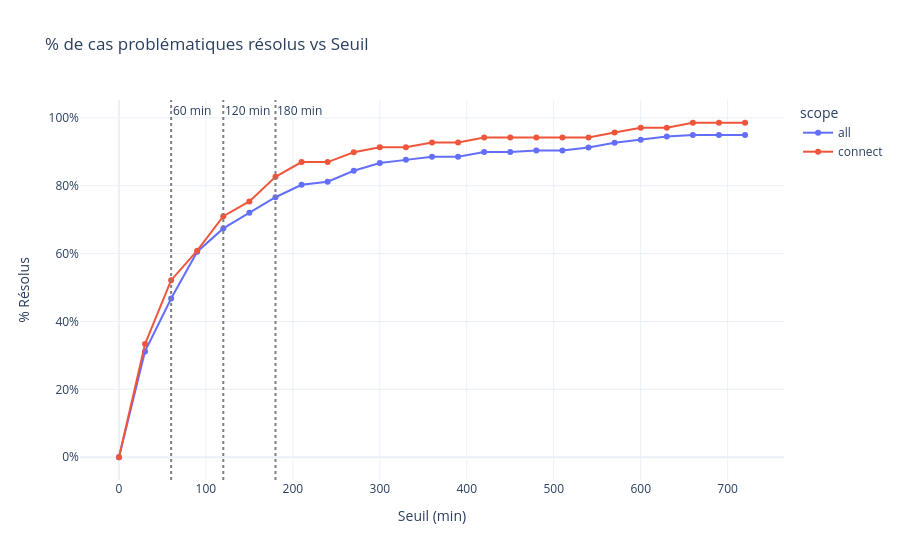

Here is the notebook cell this chart was saved with:
### Code cell
# --- Graphique 5 : Problèmes résolus vs seuil ---
fig5 = px.line(df_sim, x='threshold', y='pct_problems_solved', color='scope', markers=True,
    title='% de cas problématiques résolus vs Seuil',
    labels={'threshold': 'Seuil (min)', 'pct_problems_solved': '% Résolus'},
    color_discrete_map={'all': '#636EFA', 'connect': '#EF553B'})
for t in [60, 120, 180]:
    fig5.add_vline(x=t, line_dash='dot', line_color='grey', annotation_text=str(t)+' min')
fig5.update_layout(template='plotly_white', yaxis_ticksuffix='%')
fig5.show()

### Figure 1 — Plotly figure (JSON) as saved in the notebook; plotly's stock layout.template omitted (floating-point values rounded to 4 significant figures)
{"data": [{"hovertemplate": "scope=all<br>Seuil (min)=%{x}<br>% Résolus=%{y}<extra></extra>", "legendgroup": "all", "line": {"color": "#636EFA", "dash": "solid"}, "marker": {"symbol": "circle"}, "mode": "lines+markers", "name": "all", "orientation": "v", "showlegend": true, "type": "scatter", "x": [0, 30, 60, 90, 120, 150, 180, 210, 240, 270, 300, 330, 360, 390, 420, 450, 480, 510, 540, 570, 600, 630, 660, 690, 720], "xaxis": "x", "y": [0.0, 31.19, 46.79, 60.55, 67.43, 72.02, 76.61, 80.28, 81.19, 84.4, 86.7, 87.61, 88.53, 88.53, 89.91, 89.91, 90.37, 90.37, 91.28, 92.66, 93.58, 94.5, 94.95, 94.95, 94.95], "yaxis": "y"}, {"hovertemplate": "scope=connect<br>Seuil (min)=%{x}<br>% Résolus=%{y}<extra></extra>", "legendgroup": "connect", "line": {"color": "#EF553B", "dash": "solid"}, "marker": {"symbol": "circle"}, "mode": "lines+markers", "name": "connect", "orientation": "v", "showlegend": true, "type": "scatter", "x": [0, 30, 60, 90, 120, 150, 180, 210, 240, 270, 300, 330, 360, 390, 420, 450, 480, 510, 540, 570, 600, 630, 660, 690, 720], "xaxis": "x", "y": [0.0, 33.33, 52.17, 60.87, 71.01, 75.36, 82.61, 86.96, 86.96, 89.86, 91.3, 91.3, 92.75, 92.75, 94.2, 94.2, 94.2, 94.2, 94.2, 95.65, 97.1, 97.1, 98.55, 98.55, 98.55], "yaxis": "y"}], "layout": {"annotations": [{"showarrow": false, "text": "60 min", "x": 60, "xanchor": "left", "xref": "x", "y": 1, "yanchor": "top", "yref": "y domain"}, {"showarrow": false, "text": "120 min", "x": 120, "xanchor": "left", "xref": "x", "y": 1, "yanchor": "top", "yref": "y domain"}, {"showarrow": false, "text": "180 min", "x": 180, "xanchor": "left", "xref": "x", "y": 1, "yanchor": "top", "yref": "y domain"}], "legend": {"title": {"text": "scope"}, "tracegroupgap": 0}, "shapes": [{"line": {"color": "grey", "dash": "dot"}, "type": "line", "x0": 60, "x1": 60, "xref": "x", "y0": 0, "y1": 1, "yref": "y domain"}, {"line": {"color": "grey", "dash": "dot"}, "type": "line", "x0": 120, "x1": 120, "xref": "x", "y0": 0, "y1": 1, "yref": "y domain"}, {"line": {"color": "grey", "dash": "dot"}, "type": "line", "x0": 180, "x1": 180, "xref": "x", "y0": 0, "y1": 1, "yref": "y domain"}], "title": {"text": "% de cas problématiques résolus vs Seuil"}, "xaxis": {"anchor": "y", "domain": [0, 1], "title": {"text": "Seuil (min)"}}, "yaxis": {"anchor": "x", "domain": [0, 1], "ticksuffix": "%", "title": {"text": "% Résolus"}}}}
